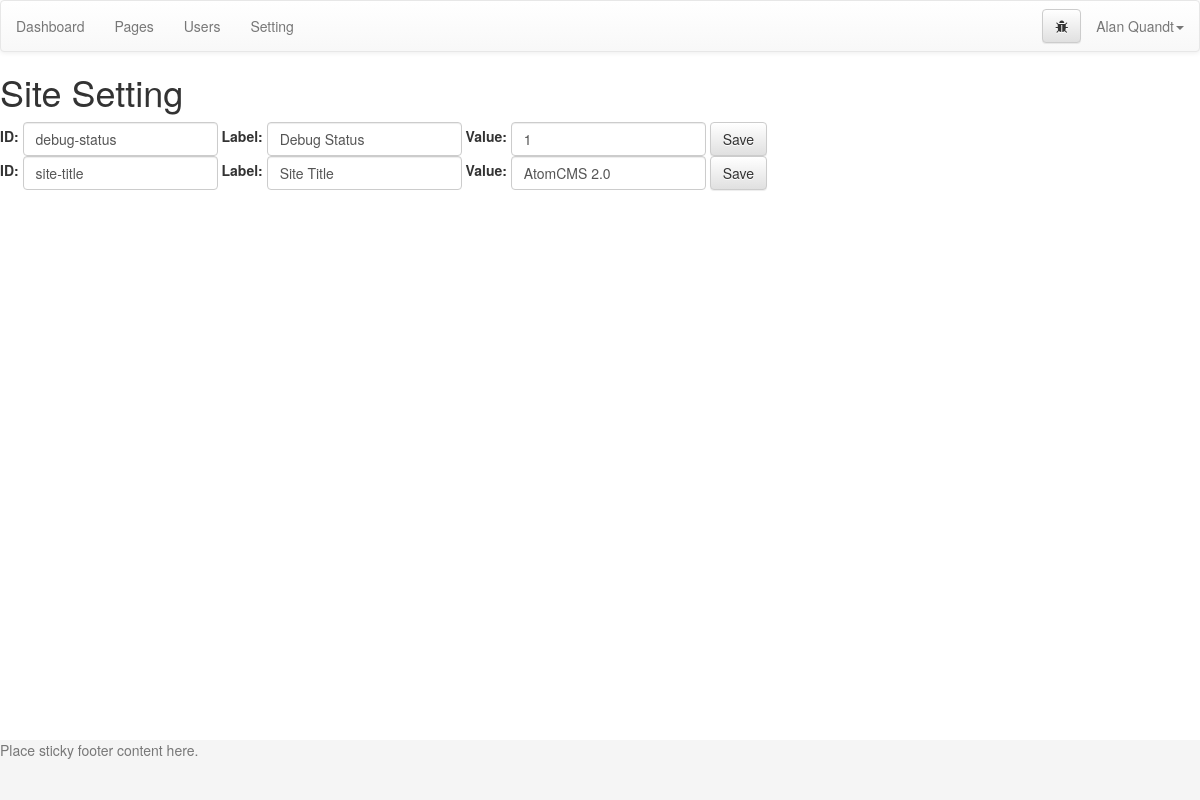
The app's page /admin/index.php?page=setting (signed in) with its own data.
### tables this page shows
CREATE TABLE `settings` (
  `id` varchar(200) NOT NULL,
  `label` varchar(200) NOT NULL,
  `value` longtext NOT NULL
);

### admin/index.php (called while the page is built)
<?php
  include('template/header.php');
  include('views/'.$page.'.php');
  include('template/footer.php');
?>

### admin/functions/data.php (called while the page is built, shortened)
<?php
function data_setting_value($dbc, $id) {
  $q = "select * from settings where id = '$id'";
  $r = mysqli_query($dbc, $q);
  $data = mysqli_fetch_assoc($r);
  return $data['value'];
}
function data_user($dbc, $id) {
  if(is_numeric($id)) {
    $cond = "where id = '$id'";
  }else {
    $cond = "where email = '$id'";
  }
  $q = "select * from users $cond";
  $r = mysqli_query($dbc, $q);
  $data = mysqli_fetch_assoc($r);
  $data['fullname'] = $data['first'].' '.$data['last'];
  $data['fullname_reverse'] = $data['last'].', '.$data['first'];
  return $data;
}
?>

### admin/config/setup.php (called while the page is built, shortened)
<?php
include('../config/connection.php');
include('functions/data.php');
$debug = data_setting_value($dbc, 'debug-status');
$user = data_user($dbc, $_SESSION['username']);
?>

### admin/views/setting.php (the view, shortened to what this page needs)
<h1>Site Setting</h1>
<div class="row">
  <div class="col-md-12">
    <?php
      $q = "select * from settings order by id ASC";
      $r = mysqli_query($dbc, $q);
      while ($opened = mysqli_fetch_assoc($r)) { ?>
      <form class="form-inline" action="index.php?page=setting&id=<?php echo $opened['id']; ?>" method="post" role="form">
        <div class="form-group">
          <label for="id">ID:</label>
          <input class="form-control" type="text" name="id" value="<?php echo $opened['id'] ?>" id="id" placeholder="id-name" autocomplete="off">
        </div>
        <div class="form-group">
          <label for="label">Label:</label>
          <input class="form-control" type="text" name="label" value="<?php echo $opened['label'] ?>" id="label" placeholder="Label" autocomplete="off">
        </div>
        <div class="form-group">
          <label for="value">Value:</label>
          <input class="form-control" type="text" name="value" value="<?php echo $opened['value'] ?>" id="value" placeholder="Value" autocomplete="off">
        </div>
        <button type="submit" class="btn btn-default">Save</button>
      </form>
    <?php } ?>
  </div>
</div>

### admin/template/header.php (shortened to what this page needs)
<?php
  include('config/setup.php');
?>
<!DOCTYPE html>
<html>
<head>
  <?php
    include('config/css.php');
  ?>
</head>
<body>
  <div id="wrap">
    <?php include(D_TEMPLATE.'/navigation.php');   ?>

### admin/config/css.php (shortened to what this page needs)
<link rel="stylesheet" href="https://maxcdn.bootstrapcdn.com/bootstrap/3.3.7/css/bootstrap.min.css">
<link rel="stylesheet" href="https://maxcdn.bootstrapcdn.com/bootstrap/3.3.7/css/bootstrap-theme.min.css">
<link rel="stylesheet" href="css/dropzone.css" >
<link rel="stylesheet" href="http://netdna.bootstrapcdn.com/font-awesome/4.7.0/css/font-awesome.css">
<link rel="stylesheet" href="//code.jquery.com/ui/1.11.4/themes/smoothness/jquery-ui.css">

### admin/template/navigation.php (shortened to what this page needs)
<nav class="navbar navbar-default">
    <ul class="nav navbar-nav">
      <li><a href="?page=dashboard">Dashboard</a></li>
      <li><a href="?page=pages">Pages</a></li>
      <li><a href="?page=users">Users</a></li>
      <li><a href="?page=setting">Setting</a></li>
    </ul>
    <div class="pull-right">
      <ul class="nav navbar-nav">
        <li>
          <?php if($debug == 1) { ?>
            <button type="button" id="btn-debug" class="btn btn-default navbar-btn"><i class="fa fa-bug fa-1x" aria-hidden="true"></i></button>
          <?php } ?>
        </li>
        <li class="dropdown">
          <a href="#" class="dropdown-toggle" data-toggle="dropdown" role="button" aria-haspopup="true" aria-expanded="false"><?php echo $user['fullname']; ?><span class="caret"></span></a>
      </ul>
    </div>
</nav>

### admin/template/footer.php (shortened to what this page needs)
  </div>
  <footer class="footer">
    <p class="text-muted">Place sticky footer content here.</p>
  </footer>
</html>

### admin/config/css.php (style rules this page uses)
html { position: relative; min-height: 100%; }
body { margin-bottom: 60px; }
.footer { position: absolute; bottom: 0; width: 100%; height: 60px; background-color: #f5f5f5; }

### records on screen
settings: id "debug-status", label "Debug Status", value "1"
settings: id "site-title", label "Site Title", value "AtomCMS 2.0"

### other values on screen
$user['fullname'] "Alan Quandt"
